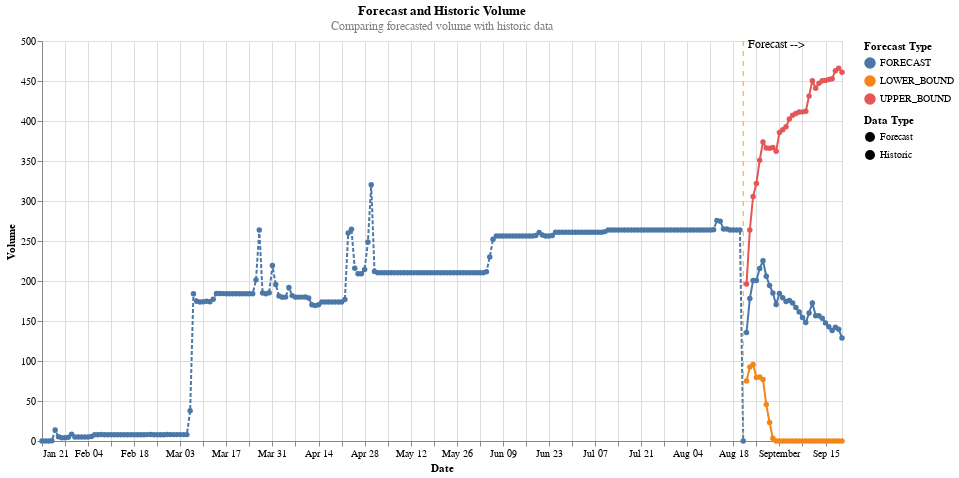
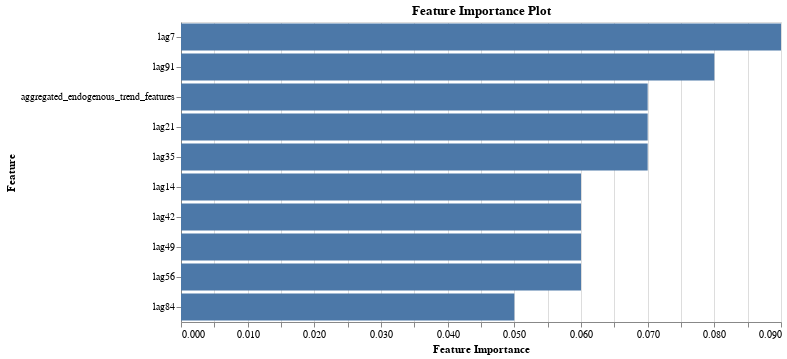

The cell these charts' notebook holds for them, in order:
### Code cell
# Example of 30 days of training data
forecasting_period = 30
confidence_interval = 0.95
forecast_model.generate_forecast_and_visualization(forecasting_period, confidence_interval)

### Figure 1 — Vega-Lite specification as saved in the notebook (floating-point values rounded to 4 significant figures; data arrays with more than 128 entries replaced by an {"elided": "..."} marker saying what was removed)
{"config": {"view": {"continuousWidth": 300, "continuousHeight": 300}}, "layer": [{"data": {"name": "data-9e033a9f1bc25c79df36132bbfcbc72a"}, "mark": {"type": "line", "point": true}, "encoding": {"color": {"field": "Value Type", "legend": {"title": "Forecast Type"}, "type": "nominal"}, "strokeDash": {"field": "Type", "legend": {"title": "Data Type"}, "type": "nominal"}, "x": {"axis": {"title": "Date"}, "field": "TS", "type": "temporal"}, "y": {"field": "Volume", "type": "quantitative"}}, "title": {"text": ["Forecast and Historic Volume"], "subtitle": ["Comparing forecasted volume with historic data"], "color": "black", "subtitleColor": "gray"}}, {"data": {"name": "data-da59ceac6624f59f86917f7d987b82ef"}, "mark": {"type": "rule", "color": "orange", "strokeDash": [5, 5]}, "encoding": {"x": {"field": "x", "type": "temporal"}}}, {"data": {"name": "data-ab5cd345c469077ddfbdad30f081ff1e"}, "mark": {"type": "text", "align": "left", "baseline": "bottom", "dx": 5, "dy": 5, "fontSize": 12}, "encoding": {"text": {"field": "label", "type": "nominal"}, "x": {"field": "x", "type": "temporal"}, "y": {"value": 5}}}], "height": 400, "width": 800, "$schema": "https://vega.github.io/schema/vega-lite/v5.17.0.json", "datasets": {"data-9e033a9f1bc25c79df36132bbfcbc72a": {"elided": "304 records"}, "data-da59ceac6624f59f86917f7d987b82ef": [{"x": "2024-08-21T00:00:00"}], "data-ab5cd345c469077ddfbdad30f081ff1e": [{"x": "2024-08-21T00:00:00", "label": "Forecast -->"}]}}

### Figure 2 — Vega-Lite specification as saved in the notebook (floating-point values rounded to 4 significant figures)
{"config": {"view": {"continuousWidth": 300, "continuousHeight": 300}}, "data": {"name": "data-12eb14bb99c412814e3b69894429d4c8"}, "mark": {"type": "bar"}, "encoding": {"x": {"field": "SCORE", "title": "Feature Importance", "type": "quantitative"}, "y": {"field": "FEATURE_NAME", "sort": "-x", "title": "Feature", "type": "nominal"}}, "height": 300, "title": "Feature Importance Plot", "width": 600, "$schema": "https://vega.github.io/schema/vega-lite/v5.17.0.json", "datasets": {"data-12eb14bb99c412814e3b69894429d4c8": [{"RANK": 1, "FEATURE_NAME": "lag7", "SCORE": 0.09, "FEATURE_TYPE": "derived_from_endogenous"}, {"RANK": 2, "FEATURE_NAME": "lag91", "SCORE": 0.08, "FEATURE_TYPE": "derived_from_endogenous"}, {"RANK": 3, "FEATURE_NAME": "aggregated_endogenous_trend_features", "SCORE": 0.07, "FEATURE_TYPE": "derived_from_endogenous"}, {"RANK": 4, "FEATURE_NAME": "lag21", "SCORE": 0.07, "FEATURE_TYPE": "derived_from_endogenous"}, {"RANK": 5, "FEATURE_NAME": "lag35", "SCORE": 0.07, "FEATURE_TYPE": "derived_from_endogenous"}, {"RANK": 6, "FEATURE_NAME": "lag14", "SCORE": 0.06, "FEATURE_TYPE": "derived_from_endogenous"}, {"RANK": 7, "FEATURE_NAME": "lag42", "SCORE": 0.06, "FEATURE_TYPE": "derived_from_endogenous"}, {"RANK": 8, "FEATURE_NAME": "lag49", "SCORE": 0.06, "FEATURE_TYPE": "derived_from_endogenous"}, {"RANK": 9, "FEATURE_NAME": "lag56", "SCORE": 0.06, "FEATURE_TYPE": "derived_from_endogenous"}, {"RANK": 10, "FEATURE_NAME": "lag84", "SCORE": 0.05, "FEATURE_TYPE": "derived_from_endogenous"}]}}
